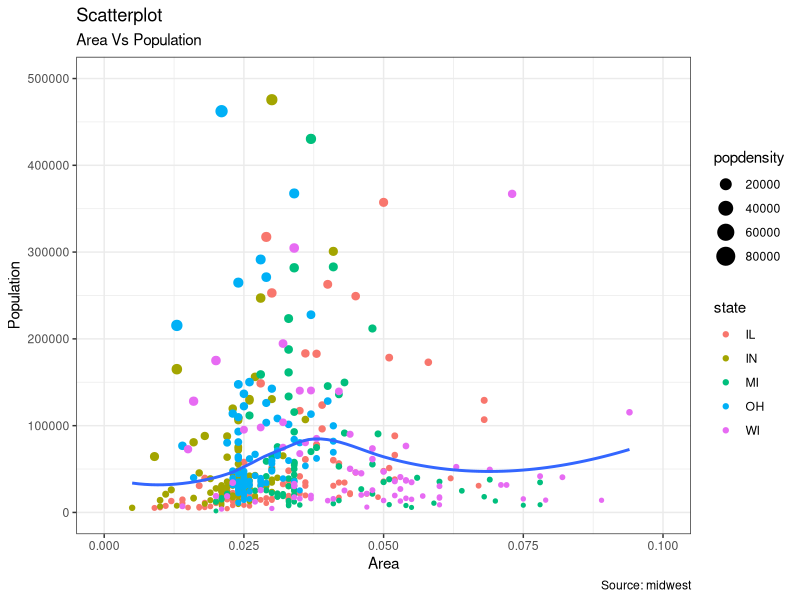

This figure's R source:

# 1. Correlation
# The following plots help to examine how well correlated two variables are using Scatterplot
# Whenever you want to understand the nature of relationship between two variables, invariably the first choice is the scatterplot.
# can be drawn using geom_point(). Additionally, geom_smooth which draws a smoothing line (based on loess) by default, can be tweaked to draw the line of best fit by setting method='lm'.

library(ggplot2)
# load package and data
options(scipen=999)  # turn-off scientific notation like 1e+48
theme_set(theme_bw())  # pre-set the bw theme.
data("midwest", package = "ggplot2")
# Scatterplot
gg <- ggplot(midwest, aes(x=area, y=poptotal)) + 
  geom_point(aes(col=state, size=popdensity)) + 
  geom_smooth(method="loess", se=F) + 
  xlim(c(0, 0.1)) + 
  ylim(c(0, 500000)) + 
  labs(subtitle="Area Vs Population", 
       y="Population", 
       x="Area", 
       title="Scatterplot", 
       caption = "Source: midwest")

plot(gg)


